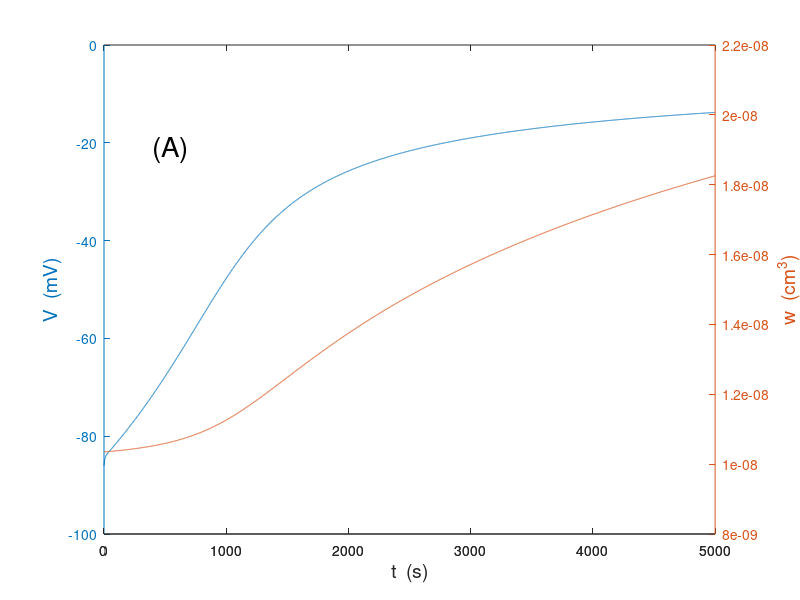
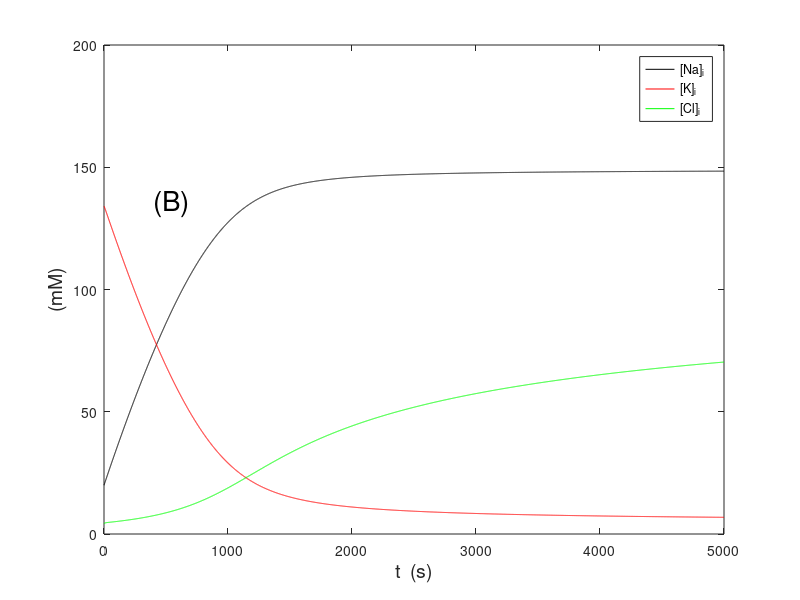

The MATLAB source for these figures, in order:
%
% Gabbiani and Cox Mathematics for Neuroscientists
%
% NaKOuabain, adapted from NaKdyn.m
%
% usage:   NaKOuabain
%
function NaKOubain
Ke = 4; % mM
Ne = 116; % mM
Cle = Ke+Ne; % mM
S = 308;  % mM
P = struct('K',5e-5,'Na',5e-7,'Cl',5e-3); % cm/s

q = 1.55e-6;   % micro mol, amount of impermeants
A = 0.8e-5;    % cm^2 about 3 times that of the equivalent sphere
q = q/A;       % w to u converter

options = optimset('disp','off');

lam = 1e-5; % cm/s
vbar = fsolve(@(v) veq(v,lam,P,Ke,Ne,S),-1,options)
ev = exp(vbar);   
Nibar = Ne*vbar./((lam/P.Na).*(ev-1) + vbar.*ev)
Kibar = ( Ke*vbar*P.K + Nibar.*(2*lam/3).*(ev-1) )/vbar/ev/P.K
Clibar = ev*Cle;   % mM
ubar = q./(Nibar + Kibar - Clibar);   % cm

jfin = 5000;
dt = 1;  % s
u = zeros(jfin,1);
t = u; N = u; v = u; K = N; Cl = K;
u(1) = ubar;
N(1) = Nibar;
K(1) = Kibar;
v(1) = vbar;
Cl(1) = Nibar + Kibar - q/ubar;
t(1) = 0;
uN = u(1)*N(1);
uK = u(1)*K(1);
Lp = 5e-8;   % specific water permeability through passive water channels
             % Ostby supp 
             
lam = 0;   % Oubain stops pump

for j=1:jfin
    
    t(j+1) = j*dt;    
    ev = exp(v(j));
    uN = uN + dt*( P.Na*v(j)*(Ne-N(j)*ev)/(ev-1) - lam*N(j));
    uK = uK + dt*( P.K*v(j)*(Ke-K(j)*ev)/(ev-1) + 2*lam*N(j)/3);
    u(j+1) = u(j) + Lp*dt*( 2*(N(j)+K(j)) - S );
    N(j+1) = uN/u(j+1);
    K(j+1) = uK/u(j+1);
    Cl(j+1) = N(j+1) + K(j+1) - q/u(j+1);
    v(j+1) = fsolve(@(v) veqdyn(v,lam,P,Cle,Ne,N(j+1),Ke,K(j+1),u(j+1),q),v(j),options);
    
end

figure(1)
[hax,hL1,hL2] = plotyy(t,v*25.8,t,A*u);
xlabel('t  (s)','fontsize',14)
ylabel(hax(1),'V  (mV)','fontsize',14)
ylabel(hax(2),'w  (cm^3)','fontsize',14)
text(400,1.9e-8,'(A)','fontsize',20,'parent',hax(2))

figure(2)
plot(t,N,'k')
hold on
plot(t,K,'r')
plot(t,Cl,'g')
hold off
xlabel('t  (s)','fontsize',14)
ylabel('(mM)','fontsize',14)
legend('[Na]_i','[K]_i','[Cl]_i','location','best')
text(400,135,'(B)','fontsize',20)

return

function val = veq(v,lam,P,Ke,Ne,S)
a = exp(v);
b = 1-1/a;
val = a*(S/2) - Ne*(v + (2*lam/P.K/3)*b)./(v + (lam/P.Na)*b) - Ke;

function val = veqdyn(v,lam,P,Cle,Ne,Ni,Ke,Ki,u,q)
a = lam*Ni/3;
val = exp(v)*((P.Na*Ni+P.K*Ki+P.Cl*Cle)*v + a) - ...
    ((P.Na*Ne+P.K*Ke+P.Cl*(Ni+Ki-q/u))*v + a);



